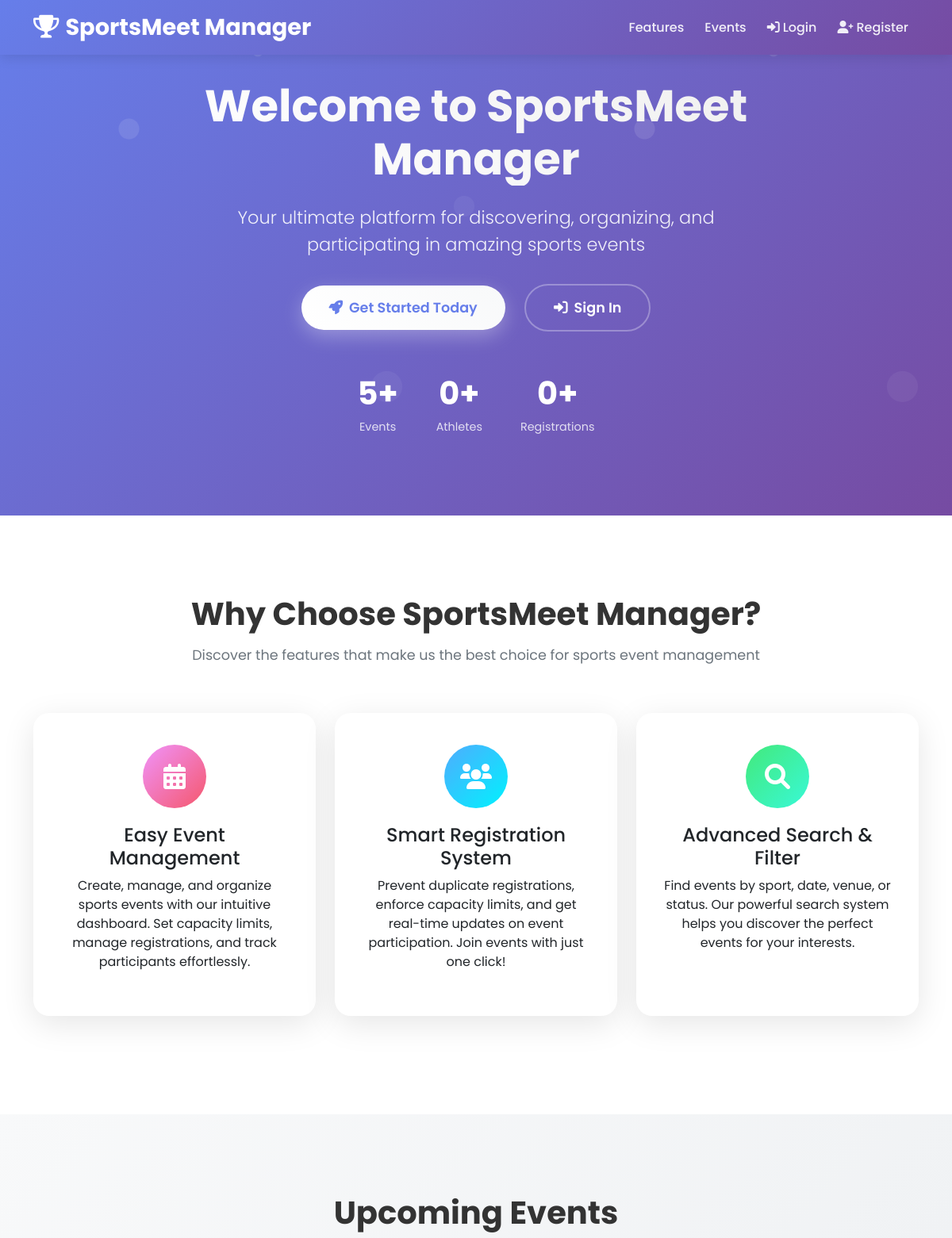
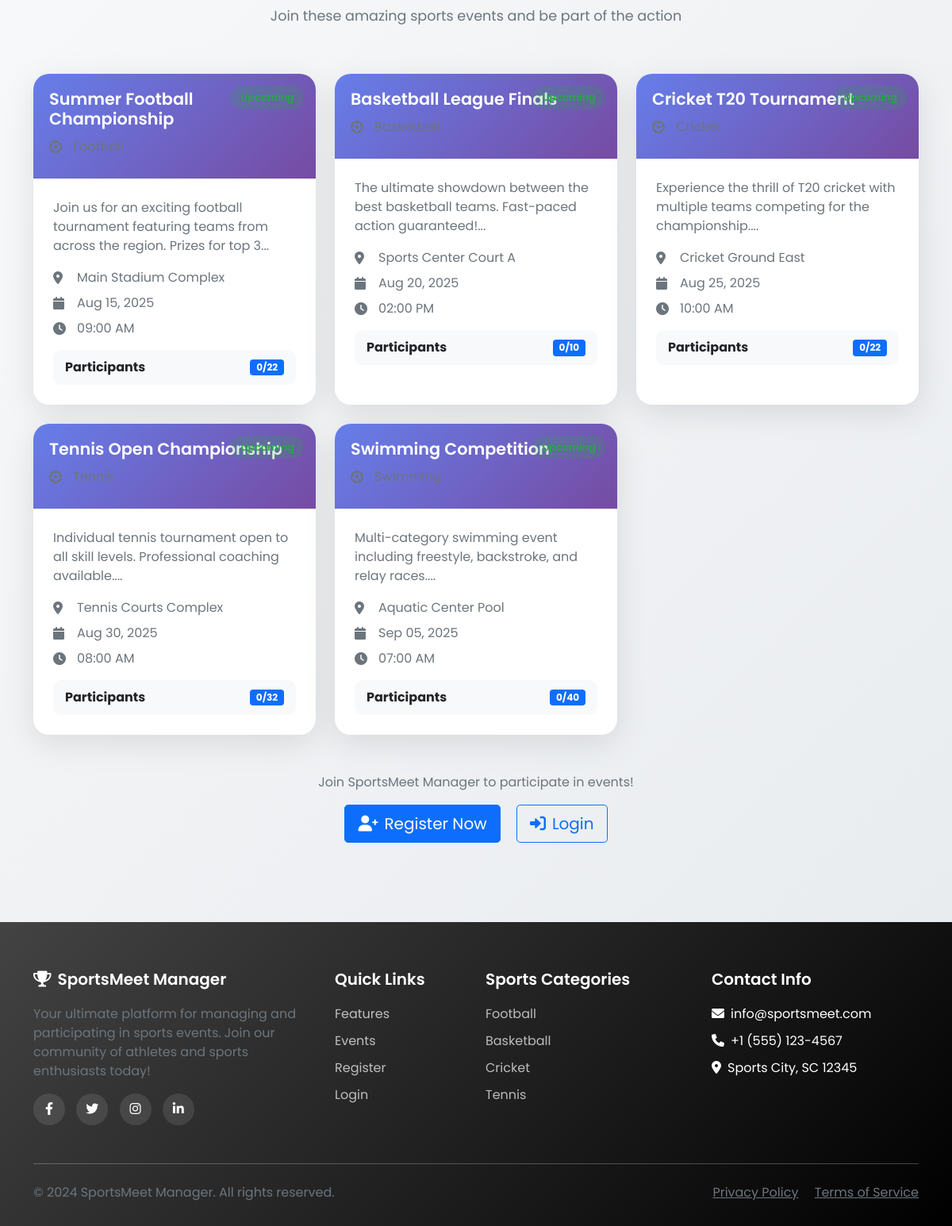
The page / on the database its author committed (2 pictures, top to bottom).
### tables this page shows
CREATE TABLE IF NOT EXISTS events (
                                      id INT PRIMARY KEY AUTO_INCREMENT,
                                      title VARCHAR(200) NOT NULL,
    description TEXT,
    sport_name VARCHAR(100) NOT NULL,
    venue VARCHAR(200) NOT NULL,
    event_date DATE NOT NULL,
    event_time TIME NOT NULL,
    max_participants INT NOT NULL DEFAULT 50,
    registration_deadline DATETIME NULL,
    event_image VARCHAR(255) NULL,
    entry_fee DECIMAL(10,2) DEFAULT 0.00,
    contact_email VARCHAR(100) NULL,
    contact_phone VARCHAR(20) NULL,
    status ENUM('draft', 'published', 'cancelled', 'completed') DEFAULT 'published',
    is_featured BOOLEAN DEFAULT FALSE,
    created_by INT NOT NULL,
    created_at TIMESTAMP DEFAULT CURRENT_TIMESTAMP,
    updated_at TIMESTAMP DEFAULT CURRENT_TIMESTAMP ON UPDATE CURRENT_TIMESTAMP,
    FOREIGN KEY (created_by) REFERENCES users(id) ON DELETE CASCADE,
    INDEX idx_event_date (event_date),
    INDEX idx_sport_name (sport_name),
    INDEX idx_venue (venue),
    INDEX idx_status (status)
    );

### includes/functions.php (called while the page is built, shortened)
<?php
function getEventStatus($event_date, $event_time) {
    try {
        $event_datetime = new DateTime($event_date . ' ' . $event_time, new DateTimeZone('Asia/Kolkata'));
        $current_datetime = new DateTime('now', new DateTimeZone('Asia/Kolkata'));
        if ($event_datetime > $current_datetime) {
            return 'Upcoming';
        } else {
            return 'Completed';
        }
    } catch (Exception $e) {
        error_log("Error getting event status: " . $e->getMessage());
        return 'Unknown';
    }
}
function isLoggedIn() {
    return isset($_SESSION['user_id']) && !empty($_SESSION['user_id']);
}
function getParticipantCount($event_id) {
    try {
        $pdo = getDBConnection();
        $stmt = $pdo->prepare("SELECT COUNT(*) as count FROM event_participants WHERE event_id = ? AND registration_status != 'cancelled'");
        $stmt->execute([$event_id]);
        return $stmt->fetch()['count'];
    } catch (Exception $e) {
        error_log("Error getting participant count: " . $e->getMessage());
        return 0;
    }
}
?>

### index.php (the view, shortened to what this page needs)
<?php
require_once 'includes/functions.php';
?>
<!DOCTYPE html>
<html lang="en">
<head>
    <link href="https://cdn.jsdelivr.net/npm/bootstrap@5.1.3/dist/css/bootstrap.min.css" rel="stylesheet">
    <link href="https://cdnjs.cloudflare.com/ajax/libs/font-awesome/6.0.0/css/all.min.css" rel="stylesheet">
</head>
<body>
<nav class="navbar navbar-expand-lg fixed-top">
    <div class="container">
        <a class="navbar-brand" href="index.php">
            <i class="fas fa-trophy me-2"></i>SportsMeet Manager
        </a>
        <div class="collapse navbar-collapse" id="navbarNav">
            <ul class="navbar-nav ms-auto">
                <li class="nav-item">
                    <a class="nav-link" href="#features">Features</a>
                </li>
                <li class="nav-item">
                    <a class="nav-link" href="#events">Events</a>
                </li>
                <?php if (isLoggedIn()): ?>
                    <li class="nav-item">
                        <a class="nav-link" href="<?php echo isAdmin() ? 'admin/dashboard.php' : 'user/dashboard.php'; ?>">
                            <i class="fas fa-tachometer-alt me-1"></i>Dashboard
                        </a>
                    </li>
                    <li class="nav-item">
                        <a class="nav-link" href="auth/logout.php">
                            <i class="fas fa-sign-out-alt me-1"></i>Logout
                        </a>
                    </li>
                <?php else: ?>
                    <li class="nav-item">
                        <a class="nav-link" href="auth/login.php">
                            <i class="fas fa-sign-in-alt me-1"></i>Login
                        </a>
                    </li>
                    <li class="nav-item">
                        <a class="nav-link" href="auth/register.php">
                            <i class="fas fa-user-plus me-1"></i>Register
                        </a>
                    </li>
                <?php endif; ?>
            </ul>
        </div>
    </div>
</nav>
<section class="hero-section">
    <div class="container">
        <div class="row justify-content-center">
            <div class="col-lg-8 text-center hero-content">
                <h1 class="hero-title">Welcome to SportsMeet Manager</h1>
                <p class="hero-subtitle">Your ultimate platform for discovering, organizing, and participating in amazing sports events</p>
                <?php if (!isLoggedIn()): ?>
                    <div class="mt-4">
                        <a href="auth/register.php" class="btn-hero btn-hero-primary">
                            <i class="fas fa-rocket me-2"></i>Get Started Today
                        </a>
                        <a href="auth/login.php" class="btn-hero btn-hero-outline">
                            <i class="fas fa-sign-in-alt me-2"></i>Sign In
                        </a>
                    </div>
                <?php endif; ?>
                <div class="hero-stats">
                    <?php
                    $pdo = getDBConnection();
                    $stmt = $pdo->query("SELECT COUNT(*) as count FROM events");
                    $total_events = $stmt->fetch()['count'];
                    $stmt = $pdo->query("SELECT COUNT(*) as count FROM users WHERE role = 'user'");
                    $total_users = $stmt->fetch()['count'];
                    $stmt = $pdo->query("SELECT COUNT(*) as count FROM event_participants");
                    $total_registrations = $stmt->fetch()['count'];
                    ?>
                    <div class="stat-item">
                        <span class="stat-number"><?php echo $total_events; ?>+</span>
                        <span class="stat-label">Events</span>
                    </div>
                    <div class="stat-item">
                        <span class="stat-number"><?php echo $total_users; ?>+</span>
                        <span class="stat-label">Athletes</span>
                    </div>
                    <div class="stat-item">
                        <span class="stat-number"><?php echo $total_registrations; ?>+</span>
                        <span class="stat-label">Registrations</span>
                    </div>
                </div>
            </div>
        </div>
    </div>
</section>
<section class="features-section" id="features">
    <div class="container">
        <div class="section-title">
            <h2>Why Choose SportsMeet Manager?</h2>
            <p>Discover the features that make us the best choice for sports event management</p>
        </div>
        <div class="row">
            <div class="col-lg-4 col-md-6 mb-4">
                <div class="feature-card">
                    <div class="feature-icon icon-events">
                        <i class="fas fa-calendar-alt"></i>
                    </div>
                    <h4>Easy Event Management</h4>
                    <p>Create, manage, and organize sports events with our intuitive dashboard. Set capacity limits, manage registrations, and track participants effortlessly.</p>
                </div>
            </div>
            <div class="col-lg-4 col-md-6 mb-4">
                <div class="feature-card">
                    <div class="feature-icon icon-users">
                        <i class="fas fa-users"></i>
                    </div>
                    <h4>Smart Registration System</h4>
                    <p>Prevent duplicate registrations, enforce capacity limits, and get real-time updates on event participation. Join events with just one click!</p>
                </div>
            </div>
            <div class="col-lg-4 col-md-6 mb-4">
                <div class="feature-card">
                    <div class="feature-icon icon-management">
                        <i class="fas fa-search"></i>
                    </div>
                    <h4>Advanced Search & Filter</h4>
                    <p>Find events by sport, date, venue, or status. Our powerful search system helps you discover the perfect events for your interests.</p>
                </div>
            </div>
        </div>
    </div>
</section>
<section class="events-section" id="events">
    <div class="container">
        <div class="section-title">
            <h2>Upcoming Events</h2>
            <p>Join these amazing sports events and be part of the action</p>
        </div>
        <div class="row">
            <?php
            $stmt = $pdo->query("SELECT * FROM events WHERE event_date >= CURDATE() ORDER BY event_date ASC LIMIT 6");
            $events = $stmt->fetchAll();
            if (empty($events)):
                ?>
                <div class="col-12 text-center">
                    <div class="py-5">
                        <i class="fas fa-calendar-times fa-4x text-muted mb-3"></i>
                        <h4 class="text-muted">No upcoming events</h4>
                        <p class="text-muted">Check back soon for exciting sports events!</p>
                        <?php if (isAdmin()): ?>
                            <a href="admin/events.php?action=create" class="btn btn-primary mt-3">
                                <i class="fas fa-plus me-2"></i>Create First Event
                            </a>
                        <?php endif; ?>
                    </div>
                </div>
            <?php else: ?>
                <?php foreach ($events as $event):
                    $participant_count = getParticipantCount($event['id']);
                    $status = getEventStatus($event['event_date'], $event['event_time']);
                    $is_full = $participant_count >= $event['max_participants'];
                    ?>
                    <div class="col-lg-4 col-md-6 mb-4">
                        <div class="event-card">
                            <div class="event-card-header">
                                    <span class="status-badge status-<?php echo strtolower($status); ?>">
                                        <?php echo $status; ?>
                                    </span>
                                <h5 class="event-title"><?php echo htmlspecialchars($event['title']); ?></h5>
                                <div class="event-meta">
                                    <i class="fas fa-futbol"></i>
                                    <span><?php echo htmlspecialchars($event['sport_name']); ?></span>
                                </div>
                            </div>
                            <div class="event-card-body">
                                <?php if ($event['description']): ?>
                                    <p class="text-muted mb-3"><?php echo htmlspecialchars(substr($event['description'], 0, 100)); ?>...</p>
                                <?php endif; ?>
                                <div class="event-meta">
                                    <i class="fas fa-map-marker-alt"></i>
                                    <span><?php echo htmlspecialchars($event['venue']); ?></span>
                                </div>
                                <div class="event-meta">
                                    <i class="fas fa-calendar"></i>
                                    <span><?php echo date('M d, Y', strtotime($event['event_date'])); ?></span>
                                </div>
                                <div class="event-meta">
                                    <i class="fas fa-clock"></i>
                                    <span><?php echo date('h:i A', strtotime($event['event_time'])); ?></span>
                                </div>
                                <div class="participants-info">
                                    <span class="fw-bold">Participants</span>
                                    <span class="badge bg-<?php echo $is_full ? 'danger' : 'primary'; ?>">
                                            <?php echo $participant_count; ?>/<?php echo $event['max_participants']; ?>
                                        </span>
                                </div>
                            </div>
                        </div>
                    </div>
                <?php endforeach; ?>
                <div class="col-12 text-center mt-4">
                    <?php if (isLoggedIn()): ?>
                        <a href="user/events.php" class="btn btn-primary btn-lg">
                            <i class="fas fa-calendar-alt me-2"></i>View All Events
                        </a>
                    <?php else: ?>
                        <p class="text-muted mb-3">Join SportsMeet Manager to participate in events!</p>
                        <a href="auth/register.php" class="btn btn-primary btn-lg me-3">
                            <i class="fas fa-user-plus me-2"></i>Register Now
                        </a>
                        <a href="auth/login.php" class="btn btn-outline-primary btn-lg">
                            <i class="fas fa-sign-in-alt me-2"></i>Login
                        </a>
                    <?php endif; ?>
                </div>
            <?php endif; ?>
        </div>
    </div>
</section>
<footer class="footer">
    <div class="container">
        <div class="row">
            <div class="col-lg-4 col-md-6 mb-4">
                <h5><i class="fas fa-trophy me-2"></i>SportsMeet Manager</h5>
                <p class="text-muted">Your ultimate platform for managing and participating in sports events. Join our community of athletes and sports enthusiasts today!</p>
                <div class="social-icons">
                    <a href="#"><i class="fab fa-facebook-f"></i></a>
                    <a href="#"><i class="fab fa-twitter"></i></a>
                    <a href="#"><i class="fab fa-instagram"></i></a>
                    <a href="#"><i class="fab fa-linkedin-in"></i></a>
                </div>
            </div>
            <div class="col-lg-2 col-md-6 mb-4">
                <h5>Quick Links</h5>
                <ul class="footer-links">
                    <li><a href="#features">Features</a></li>
                    <li><a href="#events">Events</a></li>
                    <li><a href="auth/register.php">Register</a></li>
                    <li><a href="auth/login.php">Login</a></li>
                </ul>
            </div>
            <div class="col-lg-3 col-md-6 mb-4">
                <h5>Sports Categories</h5>
                <ul class="footer-links">
                    <li><a href="#">Football</a></li>
                    <li><a href="#">Basketball</a></li>
                    <li><a href="#">Cricket</a></li>
                    <li><a href="#">Tennis</a></li>
                </ul>
            </div>
            <div class="col-lg-3 col-md-6 mb-4">
                <h5>Contact Info</h5>
                <ul class="footer-links">
                    <li><i class="fas fa-envelope me-2"></i>info@sportsmeet.com</li>
                    <li><i class="fas fa-phone me-2"></i>+1 (555) 123-4567</li>
                    <li><i class="fas fa-map-marker-alt me-2"></i>Sports City, SC 12345</li>
                </ul>
            </div>
        </div>
        <hr class="my-4" style="border-color: rgba(255,255,255,0.1);">
        <div class="row align-items-center">
            <div class="col-md-6">
                <p class="mb-0 text-muted">&copy; 2024 SportsMeet Manager. All rights reserved.</p>
            </div>
            <div class="col-md-6 text-md-end">
                <a href="#" class="text-muted me-3">Privacy Policy</a>
                <a href="#" class="text-muted">Terms of Service</a>
            </div>
        </div>
    </div>
</footer>
</body>
</html>

### rows shown on the page
events: title "Summer Football Championship", description "Join us for an exciting football tournament featuring teams from across the region. Prizes for top 3", venue "Main Stadium Complex", event_date "Aug 15, 2025", event_time "09:00 AM", participant_count "0", max_participants "22"
events: status "Upcoming", title "Basketball League Finals", description "The ultimate showdown between the best basketball teams. Fast-paced action guaranteed!", venue "Sports Center Court A", event_date "Aug 20, 2025", event_time "02:00 PM", participant_count "0", max_participants "10"
events: status "Upcoming", title "Cricket T20 Tournament", description "Experience the thrill of T20 cricket with multiple teams competing for the championship.", venue "Cricket Ground East", event_date "Aug 25, 2025", event_time "10:00 AM", participant_count "0", max_participants "22"
events: status "Upcoming", title "Tennis Open Championship", description "Individual tennis tournament open to all skill levels. Professional coaching available.", venue "Tennis Courts Complex", event_date "Aug 30, 2025", event_time "08:00 AM", participant_count "0", max_participants "32"
events: status "Upcoming", title "Swimming Competition", description "Multi-category swimming event including freestyle, backstroke, and relay races.", venue "Aquatic Center Pool", event_date "Sep 05, 2025", event_time "07:00 AM", participant_count "0", max_participants "40"

### other values the page prints
$total_events "5"
$total_users "0"
$total_registrations "0"
